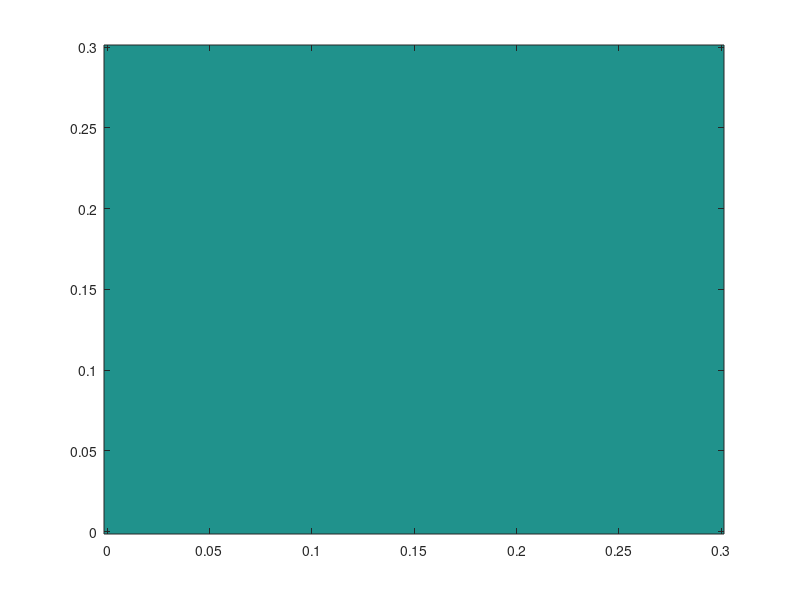

Source code (MATLAB): (Note: this script raises an error after producing the figure.)
clear all;
%{
    Used for VIDEO CREATION
    
    Here we implement the FDTD method in 2D
    for the TM problem. In this task we use
    the PEC boundary conditions.
%}
e0 = 8.85418781 * 10^(-12);
m0 = 4 * pi * 10^(-7);
c = 1/sqrt(e0*m0);

f = 10^(10);
lambda = c/f;
Xmax = 10 * lambda; % Xmax = Ymax

dx = lambda / 10;   % dx = dy
% By CFL we obtain for free space
dtmax = dx/(c * sqrt(2));
p = 1; % percentage of allowable time step
dt = p * dtmax;

% The following is used in case we want to observe what happens
% when the CFL stability condition is violated

dt = 1.2 * dx/(c);

%{
    Xmax = 10lambda = 100 dx = Ymax
    The surviving field coordinates are (Ez, Hx, Hy)
    - Ez(x,y) x belongs to [0 dx, 100 dx] and y belongs to [0 dx, 100 dx]
    - Hx(x,y) x belongs to [0 dx, 100 dx] and y belongs to [0.5 dx, 99.5 dx]
    - Hy(x,y) x belongs to [0.5 dx, 99.5 dx] and y belongs to [0 dx, 100 dx]
 
%}
N = round(Xmax/2/dx);
if mod(Xmax, 2*dx) ~= 0
    fprintf('N = Xmax/(2*dx) MUST be an integer\n')
    return
end 

% field coordinates initialization
Ez = zeros(2*N+1, 2*N+1);
Hx = zeros(2*N+1, 2*N);
Hy = zeros(2*N, 2*N+1);

% Material description
e(1:2*N+1, 1:2*N+1) = e0;
sigma = zeros(2*N+1, 2*N+1);
m = m0;

% Scatterer
x0 = Xmax/2 + 3*lambda; % x coordinate of the center of the cylinder
y0 = Xmax/2;    % y coordinate of the center of the cylinder
R = lambda;     % the radius of the cylinder
sig = 1.2;  % sigma: the conductivity
er = 3.4;   % the relative dielectric constant

for i = 1:length(e)
    for j = 1:length(e)
        if ( ( (i-1)*dx - x0 )^2 + ( (j-1)*dx - y0 )^2 ) <= R^2
            sigma(i,j) = sig;
            e(i,j) = e(i,j) * er;
        end 
    end
end


%{
    PEC boundary conditions    
%}
T = 1/f;
sp_axis = dx*(0:2*N);   % space axis

n1 = round(3*T/dt);  % corresponds to time n1*dt  
n2 = round(10*T/dt); %  >>    >>     >>    n2*dt
n3 = round(12*T/dt); %  >>    >>     >>    n3*dt

% Build the coefficient matrices of the FDTD equations
Ca = (e - 0.5*dt * sigma) ./ (e + 0.5*dt *sigma);
Cb = dt/dx ./ (e + 0.5*dt * sigma);
Da = -dt/m/dx; % m {i, j+0.5}
Db = dt/m/dx; % m {i+0.5,j}

% Prepare figure setup
figure();clf;
h = imagesc(sp_axis,sp_axis,Ez');
set(gca, 'ydir', 'normal');
circle(x0,y0,R);
xlabel('x')
ylabel('y')
grid on
colorbar;

% Create a video writer object
writerObj = VideoWriter('animation.mp4', 'MPEG-4');
writerObj.FrameRate = 10;   % Set the frame rate of the video
% Open the VideoWriter object and create the animation
open(writerObj);

time_steps = n3+1;
for n = 0:time_steps 
    % update Ez
    for i = 2:2*N
        for j = 2:2*N
            Ez(i,j) = Ca(i,j) * Ez(i,j) + ...
            Cb(i,j) * (Hy(i,j) - Hy(i-1,j) + Hx(i,j-1) - Hx(i,j)); 
        end
    end
    % add source
    Ez(N+1,N+1) = source(n*dt);

    % update Hx
    for i = 2:2*N
        for j = 1:2*N
            Hx(i,j) = Hx(i,j) + Da * (Ez(i,j+1) - Ez(i,j));
        end
    end

    % update Hy
    for i = 1:2*N
        for j = 2:2*N
            Hy(i,j) = Hy(i,j) + Db * (Ez(i+1,j) - Ez(i,j));
        end
    end
    
    set(h, 'CData', Ez');
    title(sprintf('Electric Field $E_z$ (t = %.2f $T_0$)', n * dt/T), 'Interpreter', 'latex');    
    pause(0.1);
    frame = getframe(gcf);   % Capture the current frame of the figure
    writeVideo(writerObj, frame);   % Write the frame to the video file
end

% Close the VideoWriter object
close(writerObj);
